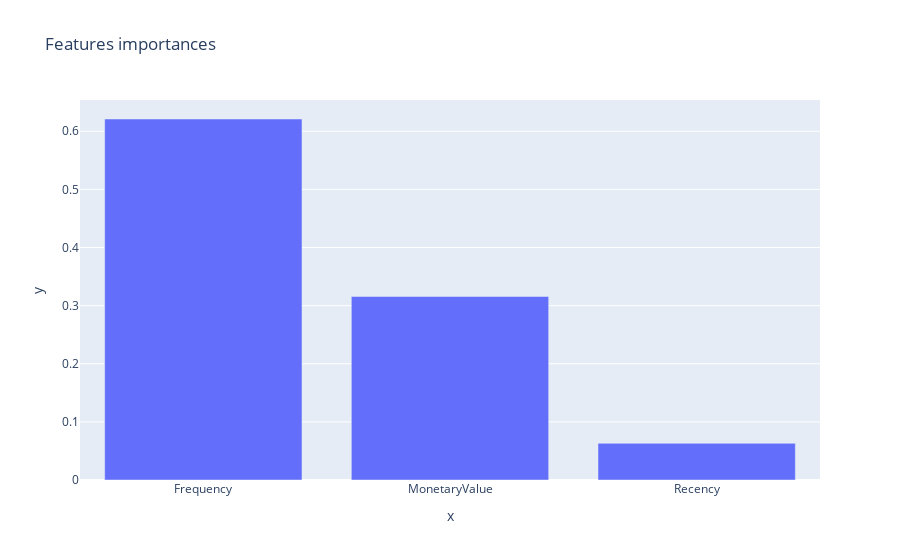
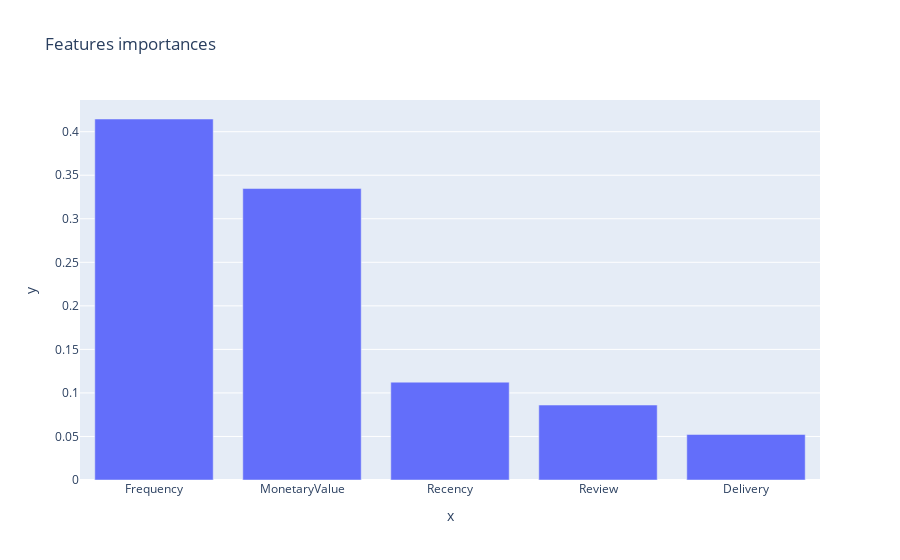
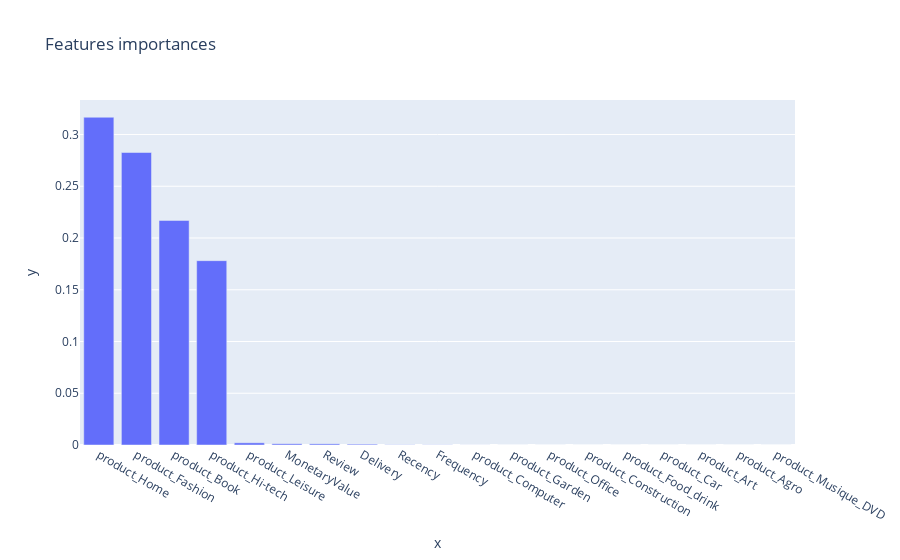

The notebook cell saved with these charts, in order:
### Code cell
datasets = [rfm_clustered, rfm_review_deliv_delay_clustered, rfm_review_deliv_delay_categ_clustered]

for dataset in datasets :
    X_tr = dataset.drop(columns=['cluster_kmeans', 'cluster_dbscan'], axis=1)
    y_tr = dataset['cluster_kmeans']

    scaler = MinMaxScaler()    
    X_tr_scaled = scaler.fit_transform(X_tr)
    tree = DecisionTreeClassifier(random_state=42)
    tree = tree.fit(X_tr_scaled, y_tr)

    feature_importances = pd.Series(tree.feature_importances_,
                                    index = X_tr.columns,
                                    name='Feature importance')\
                                    .sort_values(ascending=False)
    
    fig = px.bar(data_frame=feature_importances, y=feature_importances.values, x=list(feature_importances.index), title='Features importances')
    fig.show()

### Figure 1 — Plotly figure (JSON) as saved in the notebook; plotly's stock layout.template omitted (floating-point values rounded to 4 significant figures)
{"data": [{"alignmentgroup": "True", "hovertemplate": "x=%{x}<br>y=%{y}<extra></extra>", "legendgroup": "", "marker": {"color": "#636efa", "pattern": {"shape": ""}}, "name": "", "offsetgroup": "", "orientation": "v", "showlegend": false, "textposition": "auto", "type": "bar", "x": ["Frequency", "MonetaryValue", "Recency"], "xaxis": "x", "y": [0.6211, 0.3158, 0.0631], "yaxis": "y"}], "layout": {"barmode": "relative", "legend": {"tracegroupgap": 0}, "title": {"text": "Features importances"}, "xaxis": {"anchor": "y", "domain": [0, 1], "title": {"text": "x"}}, "yaxis": {"anchor": "x", "domain": [0, 1], "title": {"text": "y"}}}}

### Figure 2 — Plotly figure (JSON) as saved in the notebook; plotly's stock layout.template omitted (floating-point values rounded to 4 significant figures)
{"data": [{"alignmentgroup": "True", "hovertemplate": "x=%{x}<br>y=%{y}<extra></extra>", "legendgroup": "", "marker": {"color": "#636efa", "pattern": {"shape": ""}}, "name": "", "offsetgroup": "", "orientation": "v", "showlegend": false, "textposition": "auto", "type": "bar", "x": ["Frequency", "MonetaryValue", "Recency", "Review", "Delivery"], "xaxis": "x", "y": [0.4146, 0.3347, 0.1123, 0.08608, 0.05227], "yaxis": "y"}], "layout": {"barmode": "relative", "legend": {"tracegroupgap": 0}, "title": {"text": "Features importances"}, "xaxis": {"anchor": "y", "domain": [0, 1], "title": {"text": "x"}}, "yaxis": {"anchor": "x", "domain": [0, 1], "title": {"text": "y"}}}}

### Figure 3 — Plotly figure (JSON) as saved in the notebook; plotly's stock layout.template omitted (floating-point values rounded to 4 significant figures)
{"data": [{"alignmentgroup": "True", "hovertemplate": "x=%{x}<br>y=%{y}<extra></extra>", "legendgroup": "", "marker": {"color": "#636efa", "pattern": {"shape": ""}}, "name": "", "offsetgroup": "", "orientation": "v", "showlegend": false, "textposition": "auto", "type": "bar", "x": ["product_Home", "product_Fashion", "product_Book", "product_Hi-tech", "product_Leisure", "MonetaryValue", "Review", "Delivery", "Recency", "Frequency", "product_Computer", "product_Garden", "product_Office", "product_Construction", "product_Food_drink", "product_Car", "product_Art", "product_Agro", "product_Musique_DVD"], "xaxis": "x", "y": [0.3167, 0.2826, 0.217, 0.1781, 0.002116, 0.00118, 0.00111, 0.0007735, 0.000205, 0.0001662, 3.964e-05, 2.259e-05, 1.53e-05, 0, 0, 0, 0, 0, 0], "yaxis": "y"}], "layout": {"barmode": "relative", "legend": {"tracegroupgap": 0}, "title": {"text": "Features importances"}, "xaxis": {"anchor": "y", "domain": [0, 1], "title": {"text": "x"}}, "yaxis": {"anchor": "x", "domain": [0, 1], "title": {"text": "y"}}}}
